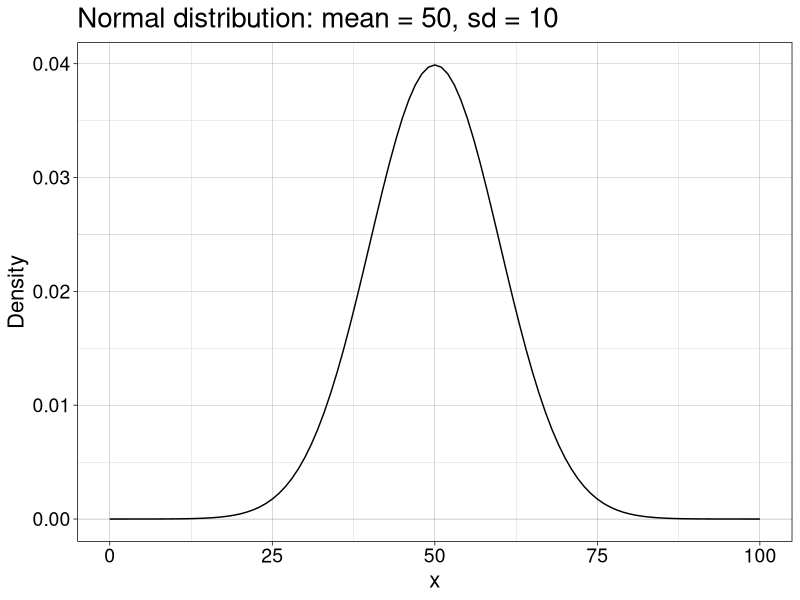
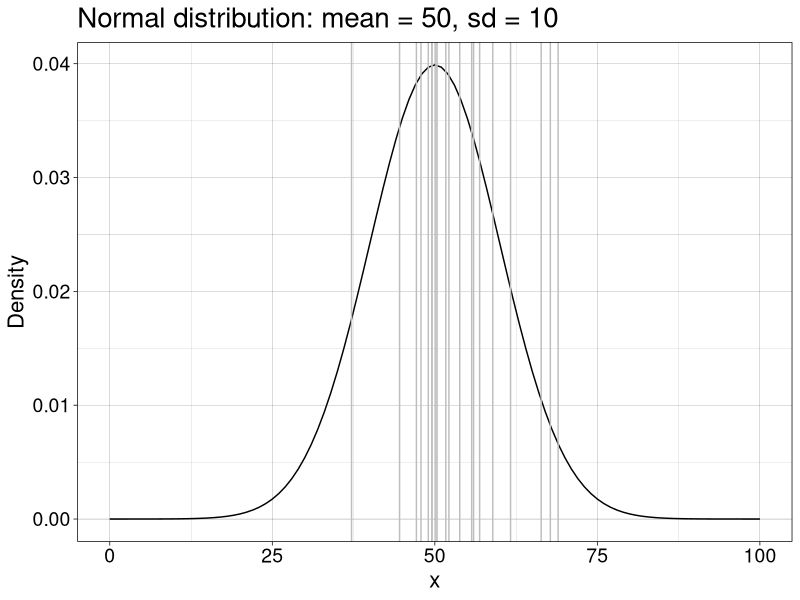
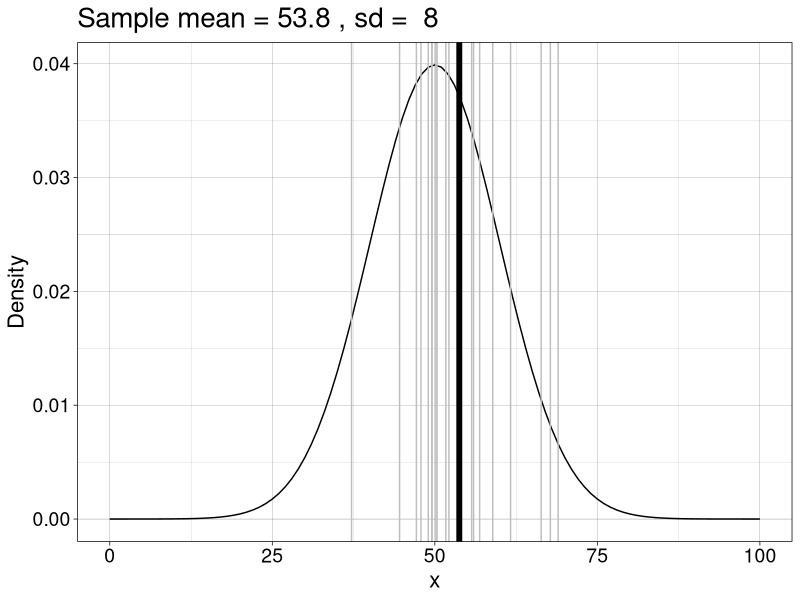
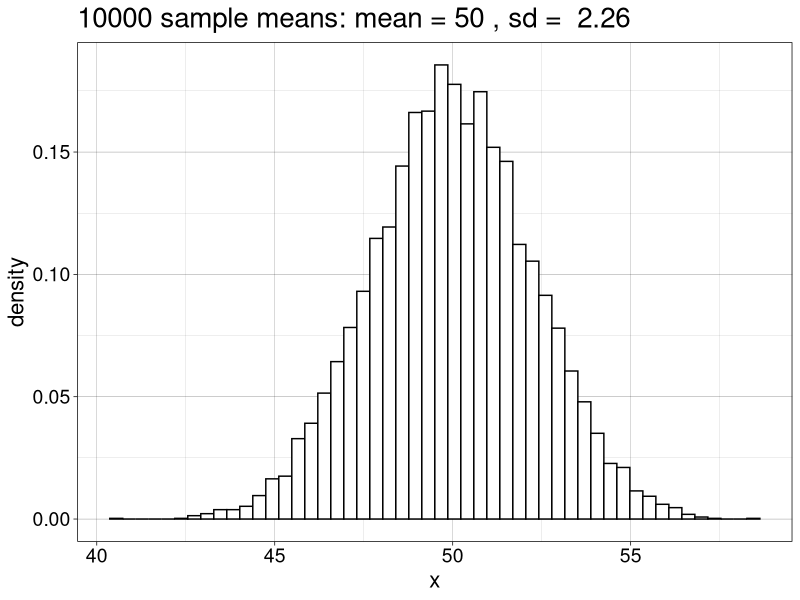
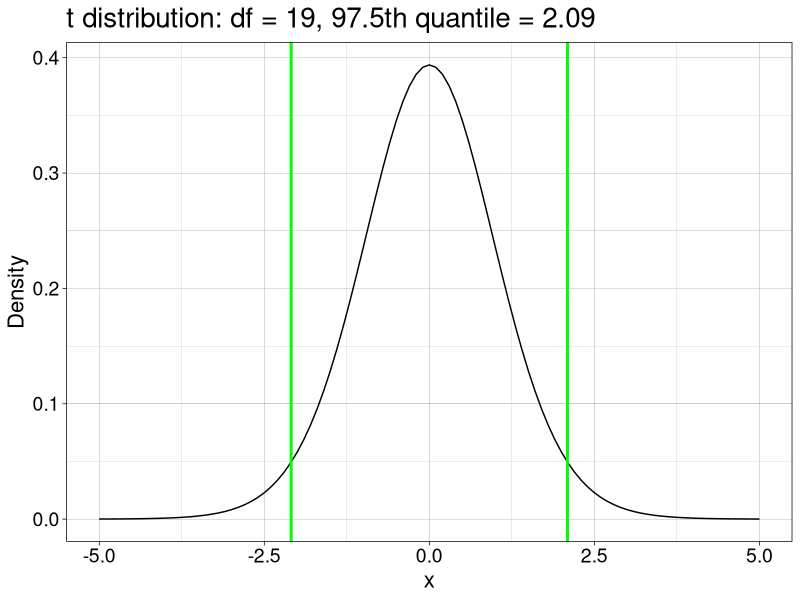
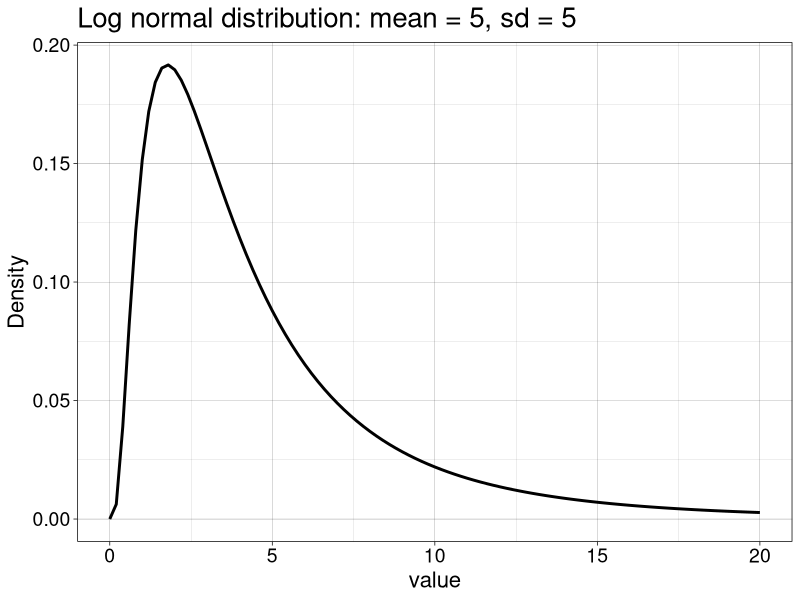
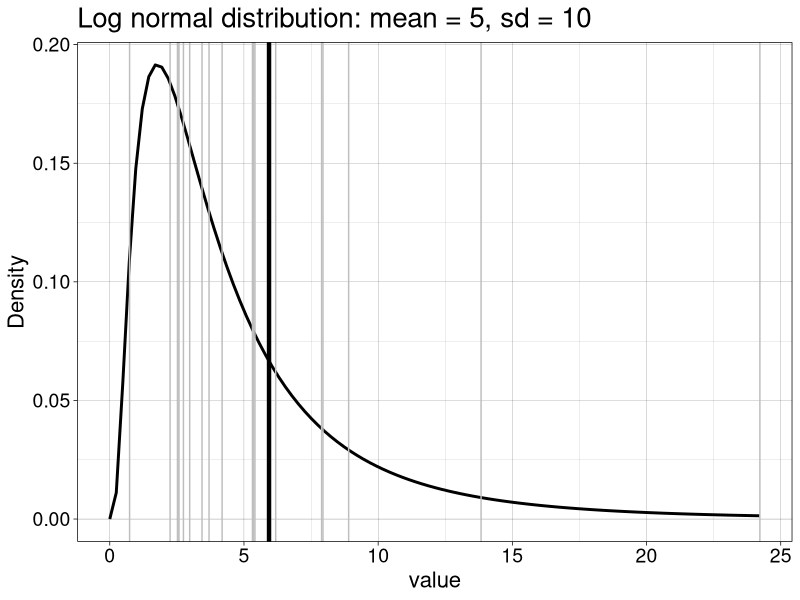
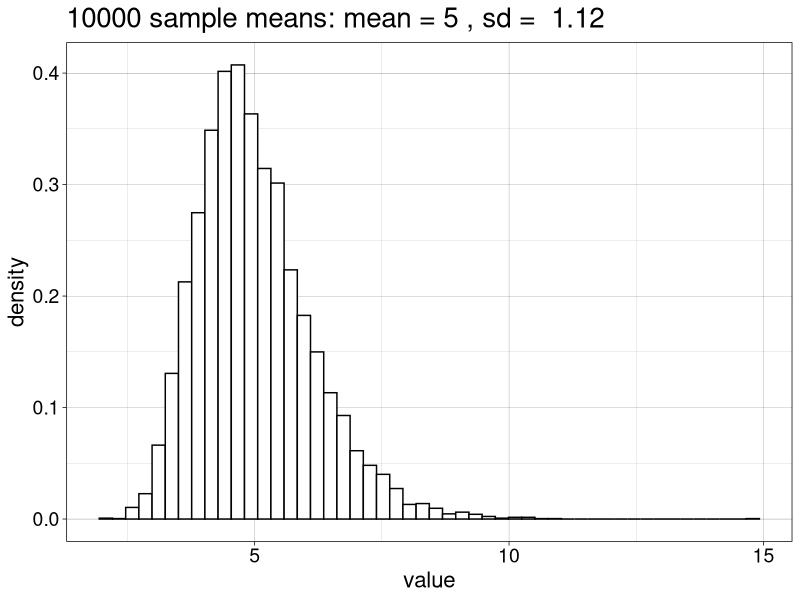

These figures' R source, in order:
## ---- chunk 1
knitr::opts_chunk$set(echo = TRUE)
## ---- chunk 2
# dependencies
library(ggplot2)
library(tibble)
## ---- chunk 3
# population
m <- 50
sd <- 10
ggplot(data.frame(x = c(0, 100)), aes(x)) + theme_linedraw() +
  stat_function(fun = dnorm, args = list(mean = m, sd = sd)) + 
labs(y = "Density") +
  theme(axis.text = element_text(size = 14),
        axis.title = element_text(size = 16),
        plot.title = element_text(size=20)) +
  ggtitle(paste0("Normal distribution: mean = ",m,", sd = ",sd))
# ggsave(filename = "b3_normdist.pdf")
## ---- chunk 4
# one sample
set.seed(4)
n <- 20
samp <- rnorm(n, m, sd)
ggplot(data.frame(x = c(0, 100)), aes(x)) + theme_linedraw() +
  stat_function(fun = dnorm, args = list(mean = m, sd = sd)) +
  geom_vline(xintercept = samp, colour = "grey") + 
labs(y = "Density") +
  theme(axis.text = element_text(size = 14),
        axis.title = element_text(size = 16),
        plot.title = element_text(size=20)) +
  ggtitle(paste0("Normal distribution: mean = ",m,", sd = ",sd))
# ggsave(filename = "b3_normdist_1samp.pdf")
## ---- chunk 5
# one sample + mean
set.seed(4)
n <- 20
samp <- rnorm(n, m, sd)
ggplot(data.frame(x = c(0, 100)), aes(x)) + theme_linedraw() +
  stat_function(fun = dnorm, args = list(mean = m, sd = sd)) +
  geom_vline(xintercept = samp, colour = "grey") +
  geom_vline(xintercept = mean(samp), size = 2) + 
labs(y = "Density") +
  theme(axis.text = element_text(size = 14),
        axis.title = element_text(size = 16),
        plot.title = element_text(size=20)) +
  ggtitle(paste("Sample mean =",round(mean(samp),digits=1),", sd = ",round(sd(samp),digits=1)))
# ggsave(filename = "b3_normdist_1samp_mean.pdf")
## ---- chunk 6
# sampling distribution
set.seed(111) 
n <- 20
nsim <- 10000
samp.dist <- apply(matrix(rnorm(n*nsim, m, sd),nrow = nsim), 1, mean)

ggplot(data.frame(x=samp.dist), aes(x)) + theme_linedraw() +
  geom_histogram(aes(y = ..density..), colour = "black", fill = "white", bins = 50) +
  theme(axis.text = element_text(size = 14),
        axis.title = element_text(size = 16),
        plot.title = element_text(size=20)) +
  ggtitle(paste(nsim,"sample means: mean =",round(mean(samp.dist),digits=1),", sd = ",round(sd(samp.dist),digits=2)))
# ggsave(filename = "b3_normdist_10000samp_mean.pdf")
## ---- chunk 7
sd / sqrt(n)
## ---- chunk 8
sd(samp.dist)
## ---- chunk 9
# one sample
set.seed(4)
n <- 20
samp <- rnorm(n, m, sd)
t.test(samp)
## ---- chunk 10
# Formula
samp.m <- mean(samp) # sample mean
samp.v <- var(samp) # sample variance
sem <- sqrt(samp.v/n) # standard error of the mean
samp.t <- samp.m / sem
samp.t
## ---- chunk 11
alpha <- 0.05
df <- n-1 # degrees of freedom
ggplot(data.frame(x = c(-5, 5)), aes(x)) + theme_linedraw() +
  stat_function(fun = dt, args = list(df = df)) + 
labs(y = "Density") +
  theme(axis.text = element_text(size = 14),
        axis.title = element_text(size = 16),
        plot.title = element_text(size=20)) +
  ggtitle(paste0("t distribution: df = ",df,", ",(1-alpha/2)*100,"th quantile = ",round(qt(1-alpha/2, df), digits=2))) +
  geom_vline(xintercept = c(-qt(1-alpha/2, df), qt(1-alpha/2, df)), colour = "green", size = 1)
## ---- chunk 12
ci <- vector("numeric",2)
ci[1] <- samp.m - qt(1-alpha/2, df)  * sem
ci[2] <- samp.m + qt(1-alpha/2, df)  * sem
ci
## ---- chunk 13
# population
m <- 5
s <- 5
location <- log(m^2 / sqrt(s^2 + m^2))
shape <- sqrt(log(1 + (s^2 / m^2)))
x <- seq(0, 20, .05)
ggplot(as_tibble(x), aes(value)) +
  theme_linedraw() +
  stat_function(fun = dlnorm, args = list(meanlog = location, sdlog = shape), size = 1) +
  labs(y = "Density") +
  theme(axis.title = element_text(size = 16),
        axis.text = element_text(size = 14),
        plot.title = element_text(size=20)) +
  ggtitle(paste0("Log normal distribution: mean = ",m,", sd = ",s))
# ggsave(filename = "b3_lnormdist.pdf")
## ---- chunk 14
set.seed(777)
n <- 20
samp <- rlnorm(n, meanlog = location, sdlog = shape)
x <- seq(0, 20, .05)
ggplot(as_tibble(x), aes(value)) +
  theme_linedraw() +
  stat_function(fun = dlnorm, args = list(meanlog = location, sdlog = shape), size = 1) +
  geom_vline(xintercept = samp, colour = "grey") + 
  geom_vline(xintercept = mean(samp), size = 1.5) + 
labs(y = "Density") +
  theme(axis.text = element_text(size = 14),
        axis.title = element_text(size = 16),
        plot.title = element_text(size=20)) +
  ggtitle(paste0("Log normal distribution: mean = ",m,", sd = ",sd))
# ggsave(filename = "b3_lnormdist_1samp.pdf")
## ---- chunk 15
set.seed(777)
m <- 5
s <- 5
location <- log(m^2 / sqrt(s^2 + m^2))
shape <- sqrt(log(1 + (s^2 / m^2)))

# population mean?
lnorm.pop.m <- mean(rlnorm(1000000, meanlog = location, sdlog = shape))

n <- 20
nsamp <- 10000
# nsamp experiments in one go + compute mean for each one:
dist.samp <- apply(matrix(rlnorm(n*nsamp, meanlog = location, sdlog = shape), nrow = nsamp), 1, mean)

v <- as_tibble(dist.samp) 
ggplot(v, aes(x = value)) + theme_linedraw() +
        geom_histogram(aes(y = ..density..), colour = "black", fill = "white", bins = 50) +
  # geom_vline(xintercept = mean(dist.samp), size = 1.5) + 
  theme(axis.text = element_text(size = 14),
        axis.title = element_text(size = 16),
        plot.title = element_text(size=20)) +
  ggtitle(paste(nsim,"sample means: mean =",round(mean(dist.samp),digits=1),", sd = ",round(sd(dist.samp),digits=2)))
# ggsave(filename = "b3_lnormdist_10000samp_mean.pdf")
## ---- chunk 16
s / sqrt(n)
## ---- chunk 17
sd(dist.samp)
## ---- chunk 18
sd(samp) / sqrt(n)
